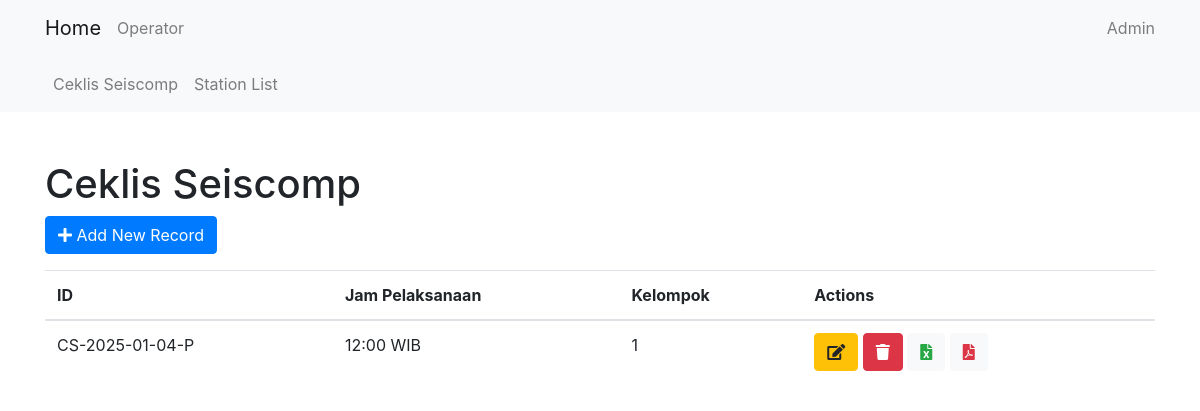
The page /cl_seiscomp/ on the database as committed earlier.
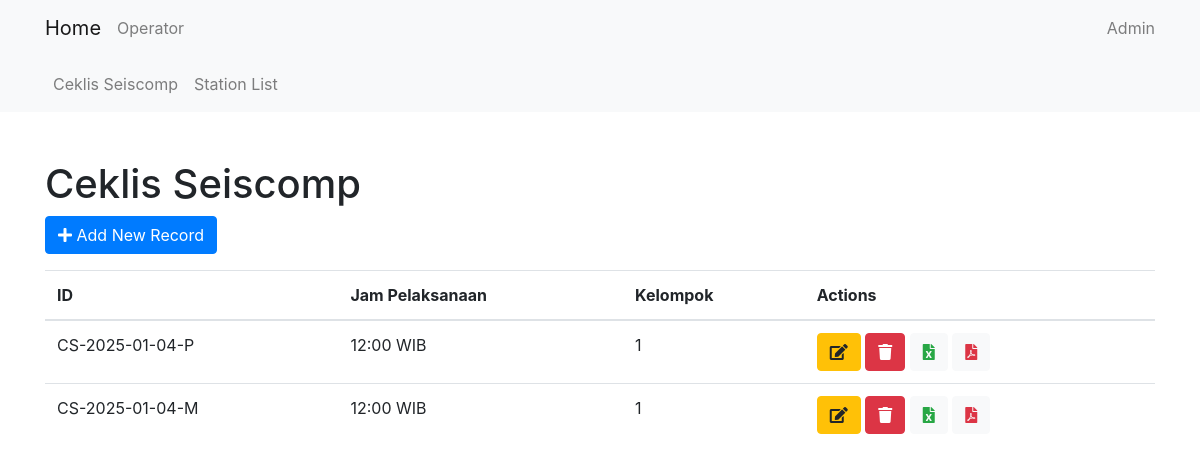
The same page on the database as committed later.
### cl_seiscomp/models.py (models this page shows, shortened)
class CsRecordModel(models.Model):
    cs_id = models.CharField(max_length=15, default='0')
    shift = models.CharField(max_length=15, choices=SHIFT, default='P')
    jam_pelaksanaan = models.CharField(max_length=20, choices=WAKTU, default='12:00 WIB')
    kelompok = models.IntegerField(choices=KELOMPOK, default=1)
    operator = models.ForeignKey(Operator, on_delete=models.CASCADE)
    gaps = models.TextField(max_length=10000, null=True, blank=True)
    spikes = models.TextField(max_length=10000, null=True, blank=True)
    blanks = models.TextField(max_length=10000, null=True, blank=True)
    slmon = models.PositiveIntegerField(null=True, blank=True, default=0)
    count_gaps = models.PositiveIntegerField(null=True, blank=True, default=0)
    count_spikes = models.PositiveIntegerField(null=True, blank=True, default=0)
    count_blanks = models.PositiveIntegerField(null=True, blank=True, default=0)
    slmon_image = models.ImageField(upload_to='cl_seiscomp/slmon_images/', null=True, blank=True)

### cl_seiscomp/views.py (the view)
# urls.py: path('', CsListView.as_view(), name='cs_list'),
class CsListView(ListView):
    model = CsRecordModel
    template_name = 'cl_seiscomp/cs_list.html'
    context_object_name = 'csrecords'

### cl_seiscomp/templates/cl_seiscomp/cs_list.html (shortened to what this page needs)
{% extends 'core/base.html' %}
{% block content %}
<h1 class="mt-5">Ceklis Seiscomp</h1>
<a href="{% url 'cl_seiscomp:cs_create' %}" class="btn btn-primary">
    <i class="fas fa-plus"></i> Add New Record
</a>
<table class="table mt-3">
    <thead>
        <tr>
            <th>ID</th>
            <th>Jam Pelaksanaan</th>
            <th>Kelompok</th>
            <th>Actions</th>
        </tr>
    </thead>
    <tbody>
        {% for record in csrecords %}
        <tr>
            <td>{{ record.cs_id }}</td>
            <td>{{ record.jam_pelaksanaan }}</td>
            <td>{{ record.kelompok }}</td>
            <td>
                <a href="{% url 'cl_seiscomp:cs_update' record.pk %}" class="btn btn-warning">
                    <i class="fas fa-edit"></i>
                </a>
                <a href="{% url 'cl_seiscomp:cs_delete' record.pk %}" class="btn btn-danger">
                    <i class="fas fa-trash"></i>
                </a>
                <a href="{% url 'cl_seiscomp:cs_export_excel' record.pk %}" class="btn btn-light text-success">
                    <i class="fas fa-file-excel"></i>
                </a>
                <a href="{% url 'cl_seiscomp:cs_export_pdf' record.pk %}" class="btn btn-light text-danger">
                    <i class="fas fa-file-pdf"></i>
                </a>
            </td>
        </tr>
        {% endfor %}
    </tbody>
</table>
{% endblock %}

Rows that differ between the two databases and show on the page:
added CsRecordModel: cs_id "CS-2025-01-04-M", jam_pelaksanaan "12:00 WIB", kelompok "1"
